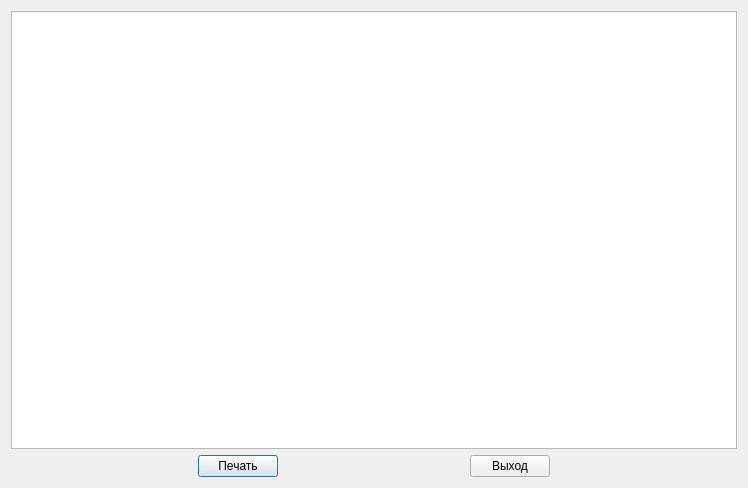
<?xml version="1.0" encoding="UTF-8"?>
<ui version="4.0">
 <class>lasq_ksroo</class>
 <widget class="QDialog" name="lasq_ksroo">
  <property name="windowModality">
   <enum>Qt::ApplicationModal</enum>
  </property>
  <property name="geometry">
   <rect>
    <x>0</x>
    <y>0</y>
    <width>748</width>
    <height>488</height>
   </rect>
  </property>
  <property name="windowTitle">
   <string>lasq_ksroo</string>
  </property>
  <layout class="QVBoxLayout" name="verticalLayout">
   <item>
    <widget class="QTextBrowser" name="lasq_ksroo_qr">
     <property name="font">
      <font>
       <family>Courier</family>
       <pointsize>10</pointsize>
      </font>
     </property>
    </widget>
   </item>
   <item>
    <layout class="QHBoxLayout" name="horizontalLayout">
     <item>
      <spacer name="horizontalSpacer">
       <property name="orientation">
        <enum>Qt::Horizontal</enum>
       </property>
       <property name="sizeHint" stdset="0">
        <size>
         <width>40</width>
         <height>20</height>
        </size>
       </property>
      </spacer>
     </item>
     <item>
      <widget class="QPushButton" name="lasq_ksroo_print_c">
       <property name="text">
        <string>Печать</string>
       </property>
      </widget>
     </item>
     <item>
      <spacer name="horizontalSpacer_3">
       <property name="orientation">
        <enum>Qt::Horizontal</enum>
       </property>
       <property name="sizeHint" stdset="0">
        <size>
         <width>40</width>
         <height>20</height>
        </size>
       </property>
      </spacer>
     </item>
     <item>
      <widget class="QPushButton" name="lasq_ksroo_exit_c">
       <property name="text">
        <string>Выход</string>
       </property>
      </widget>
     </item>
     <item>
      <spacer name="horizontalSpacer_2">
       <property name="orientation">
        <enum>Qt::Horizontal</enum>
       </property>
       <property name="sizeHint" stdset="0">
        <size>
         <width>40</width>
         <height>20</height>
        </size>
       </property>
      </spacer>
     </item>
    </layout>
   </item>
  </layout>
 </widget>
 <resources/>
 <connections/>
</ui>
